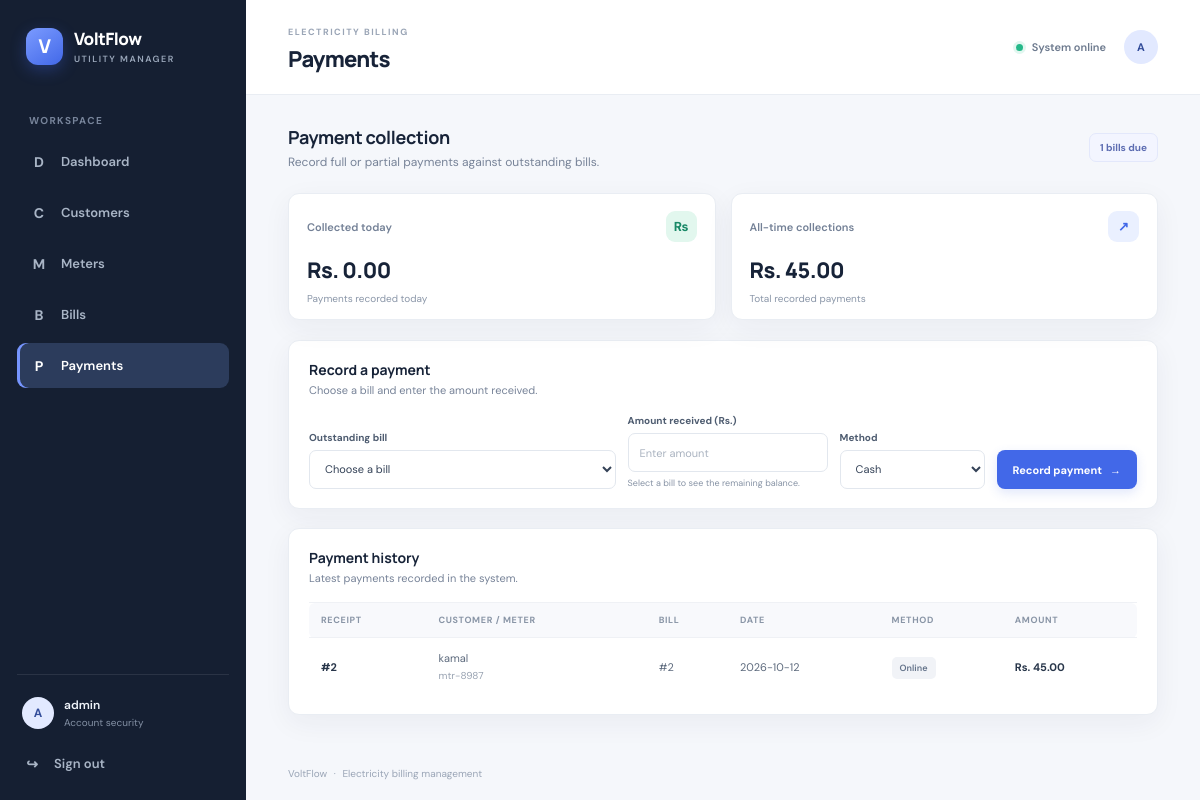
Screenshot of /electricity_billing/pages/payment.php (signed in) with the database file from the repository.
### tables this page shows
CREATE TABLE `payments` (
  `id` int(10) UNSIGNED NOT NULL,
  `bill_id` int(10) UNSIGNED NOT NULL,
  `method` varchar(30) NOT NULL,
  `amount` decimal(12,2) NOT NULL,
  `payment_date` date NOT NULL
);

CREATE TABLE `customers` (
  `id` int(10) UNSIGNED NOT NULL,
  `name` varchar(150) NOT NULL,
  `address` varchar(255) NOT NULL,
  `phone` varchar(30) NOT NULL
);

CREATE TABLE `meters` (
  `id` int(10) UNSIGNED NOT NULL,
  `customer_id` int(10) UNSIGNED NOT NULL,
  `meter_number` varchar(100) NOT NULL,
  `unit_rate` decimal(10,2) NOT NULL
);

CREATE TABLE `bills` (
  `id` int(10) UNSIGNED NOT NULL,
  `meter_id` int(10) UNSIGNED NOT NULL,
  `units` decimal(10,2) NOT NULL,
  `total_amount` decimal(12,2) NOT NULL,
  `bill_date` date NOT NULL
);

### electricity_billing/pages/payment.php (the view, shortened to what this page needs)
<?php
require_once __DIR__ . '/../config/app.php';
$unpaidBills = $conn->query('SELECT b.id, b.total_amount, b.bill_date, m.meter_number, c.name AS customer_name, ROUND(b.total_amount - COALESCE(p.paid, 0), 2) AS balance FROM bills b JOIN meters m ON m.id = b.meter_id JOIN customers c ON c.id = m.customer_id LEFT JOIN (SELECT bill_id, SUM(amount) AS paid FROM payments GROUP BY bill_id) p ON p.bill_id = b.id WHERE b.total_amount > COALESCE(p.paid, 0) ORDER BY b.id')->fetchAll();
$payments = $conn->query('SELECT p.id, p.amount, p.method, p.payment_date, b.id AS bill_id, c.name AS customer_name, m.meter_number FROM payments p JOIN bills b ON b.id = p.bill_id JOIN meters m ON m.id = b.meter_id JOIN customers c ON c.id = m.customer_id ORDER BY p.id DESC')->fetchAll();
$collectedToday = (float) $conn->query('SELECT COALESCE(SUM(amount), 0) FROM payments WHERE payment_date = CURDATE()')->fetchColumn();
$collectedTotal = (float) $conn->query('SELECT COALESCE(SUM(amount), 0) FROM payments')->fetchColumn();
?>
<div class="page-intro"><div><h2>Payment collection</h2><p>Record full or partial payments against outstanding bills.</p></div><span class="count-pill"><?= count($unpaidBills) ?> bills due</span></div>
<div class="stats-grid payment-stats">
    <article class="stat-card"><div class="stat-top"><span class="stat-label">Collected today</span><span class="stat-icon icon-green">₨</span></div><div class="stat-value stat-money">Rs. <?= number_format($collectedToday, 2) ?></div><span class="stat-foot">Payments recorded today</span></article>
    <article class="stat-card"><div class="stat-top"><span class="stat-label">All-time collections</span><span class="stat-icon icon-blue">↗</span></div><div class="stat-value stat-money">Rs. <?= number_format($collectedTotal, 2) ?></div><span class="stat-foot">Total recorded payments</span></article>
</div>
<section class="panel"><div class="panel-heading"><div><h3>Record a payment</h3><p>Choose a bill and enter the amount received.</p></div></div>
    <?php if (!$unpaidBills): ?><div class="notice notice-success">There are no unpaid bills at the moment.</div><?php else: ?>
    <form method="post" class="inline-fields payment-form">
        <div class="field-grow"><label for="bill_id">Outstanding bill</label><select id="bill_id" name="bill_id" data-bill-select required><option value="">Choose a bill</option></select></div>
        <div class="field-amount"><label for="amount">Amount received (Rs.)</label><input id="amount" name="amount" type="number" min="0.01" step="0.01" data-payment-amount placeholder="Enter amount" required><small data-balance-hint>Select a bill to see the remaining balance.</small></div>
        <div class="field-method"><label for="method">Method</label><select id="method" name="method" required><option value="Cash">Cash</option></select></div>
        <button class="button button-primary align-end" type="submit">Record payment <span>→</span></button>
    </form><?php endif; ?>
</section>
<section class="panel"><div class="panel-heading"><div><h3>Payment history</h3><p>Latest payments recorded in the system.</p></div></div>
    <?php if (!$payments): ?><div class="empty-state compact"><strong>No payments recorded</strong><p>Payments will appear here after they are entered.</p></div><?php else: ?>
    <div class="table-wrap"><table><thead><tr><th>Receipt</th><th>Customer / meter</th><th>Bill</th><th>Date</th><th>Method</th><th>Amount</th></tr></thead><tbody><?php foreach ($payments as $payment): ?>
        <tr><td class="table-strong">#<?= (int) $payment['id'] ?></td><td><?= e($payment['customer_name']) ?><small class="cell-sub"><?= e($payment['meter_number']) ?></small></td><td>#<?= (int) $payment['bill_id'] ?></td><td><?= e($payment['payment_date']) ?></td><td><span class="method-chip"><?= e($payment['method']) ?></span></td><td class="table-strong">Rs. <?= number_format((float) $payment['amount'], 2) ?></td></tr>
    <?php endforeach; ?></tbody></table></div><?php endif; ?>
</section>

### electricity_billing/assets/css/style.css (style rules this page uses)
:root { --ink: #172338; --muted: #778398; --line: #e9edf3; --paper: #ffffff; --canvas: #f5f7fb; --blue: #4268e8; --blue-dark: #3457d5; --green: #168b65; --sidebar: #151f32; --sidebar-muted: #9ba8bb; --shadow: 0 8px 28px rgba(29, 45, 73, .055); }
* { box-sizing: border-box; }
body { margin: 0; font-family: "DM Sans", "Segoe UI", sans-serif; color: var(--ink); background: var(--canvas); font-size: 14px; }
button, input, textarea, select { font: inherit; }
button { cursor: pointer; }
.app-body { min-height: 100vh; }
.welcome-row, .page-intro { display: flex; align-items: center; justify-content: space-between; gap: 18px; margin-bottom: 23px; }
.welcome-row h2, .page-intro h2 { margin: 0 0 5px; font: 700 18px "Manrope", sans-serif; letter-spacing: -.35px; }
.welcome-row p, .page-intro p, .panel-heading p { margin: 0; color: var(--muted); font-size: 12px; }
.button { min-height: 39px; display: inline-flex; justify-content: center; align-items: center; gap: 8px; padding: 0 15px; border: 1px solid transparent; border-radius: 8px; font-size: 11px; font-weight: 700; transition: .16s ease; white-space: nowrap; }
.button-primary { color: #fff; background: var(--blue); box-shadow: 0 4px 11px rgba(66, 104, 232, .16); }
.stats-grid { display: grid; grid-template-columns: repeat(4, minmax(0, 1fr)); gap: 15px; margin-bottom: 20px; }
.stat-card, .panel { border: 1px solid var(--line); border-radius: 11px; background: var(--paper); box-shadow: var(--shadow); }
.stat-card { min-height: 149px; padding: 17px 18px 13px; }
.stat-top { display: flex; align-items: center; justify-content: space-between; }
.stat-label { color: #738096; font-size: 11px; font-weight: 600; }
.stat-icon { width: 31px; height: 31px; display: grid; place-items: center; border-radius: 9px; font-size: 13px; font-weight: 800; }
.icon-blue { color: #4268e8; background: #eaf0ff; }
.icon-green { color: #198967; background: #e2f7ee; }
.stat-value { margin-top: 13px; font: 800 27px "Manrope", sans-serif; letter-spacing: -1px; }
.stat-money { font-size: clamp(17px, 1.8vw, 23px); letter-spacing: -.55px; white-space: nowrap; }
.stat-link, .stat-foot { display: inline-block; margin-top: 8px; color: #8a96a8; font-size: 10px; }
.panel { margin-bottom: 19px; padding: 19px 20px; }
.panel-heading { display: flex; align-items: center; justify-content: space-between; gap: 12px; margin-bottom: 17px; }
.panel-heading h3 { margin: 0 0 4px; font: 700 14px "Manrope", sans-serif; }
.panel-heading p { font-size: 11px; }
.table-wrap { width: 100%; overflow-x: auto; }
table { width: 100%; border-collapse: collapse; text-align: left; white-space: nowrap; }
th { padding: 11px 12px; color: #8995a6; background: #f8f9fc; border-top: 1px solid #eff1f5; border-bottom: 1px solid #eff1f5; font-size: 9px; font-weight: 700; letter-spacing: .65px; text-transform: uppercase; }
th:first-child { border-radius: 6px 0 0 6px; }
th:last-child { border-radius: 0 6px 6px 0; }
td { padding: 13px 12px; border-bottom: 1px solid #f0f2f6; color: #5d6a7d; font-size: 11px; }
tbody tr:last-child td { border-bottom: 0; }
.table-strong { color: #28364a; font-weight: 700; }
.cell-sub { display: block; margin-top: 4px; color: #98a2b1; font-size: 10px; }
.count-pill { padding: 7px 10px; color: #5d6db2; border: 1px solid #e3e8fb; border-radius: 7px; background: #f3f5ff; font-size: 10px; font-weight: 700; white-space: nowrap; }
label { margin: 12px 0 6px; color: #4e5c70; font-size: 10px; font-weight: 700; }
input, textarea, select { width: 100%; min-height: 39px; padding: 9px 11px; color: #344257; border: 1px solid #e2e7ee; border-radius: 7px; outline: none; background: #fff; font-size: 11px; transition: border-color .15s, box-shadow .15s; }
input::placeholder, textarea::placeholder { color: #aab3c0; }
.inline-fields { display: flex; align-items: flex-end; gap: 12px; }
.inline-fields label { display: block; margin: 0 0 6px; }
.field-grow { flex: 1; min-width: 180px; }
.field-amount { width: 200px; }
.field-method { width: 145px; }
.align-end { min-height: 39px; }
.field-amount small { display: block; margin-top: 5px; color: #8793a5; font-size: 9px; }
.payment-stats { grid-template-columns: repeat(2, minmax(0, 1fr)); }
.payment-stats .stat-card { min-height: 125px; }
.method-chip { padding: 5px 8px; color: #64738a; border-radius: 5px; background: #f1f3f7; font-size: 9px; font-weight: 600; }

### rows the page displays
payments: id "2", customers.name "kamal", meters.meter_number "mtr-8987", bill "2", payment_date "2026-10-12", method "Online", amount "45.00"

### other values shown
substr($item[0], 0, 1) "D"
$item[0] "Dashboard"
substr($item[0], 0, 1) "C"
$item[0] "Customers"
substr($item[0], 0, 1) "M"
$item[0] "Meters"
substr($item[0], 0, 1) "B"
$item[0] "Bills"
substr($item[0], 0, 1) "P"
$item[0] "Payments"
substr($_SESSION['user'], 0, 1) "A"
$_SESSION['user'] "admin"
$title "Payments"
count($unpaidBills) "1"
$collectedToday "0.00"
